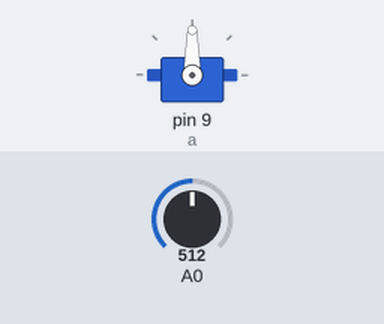
Recording of a sketch running on a simulated Arduino Uno, built with avr-gcc and run on an emulated ATmega328P. Shown: servo. The inputs (shaded band) are chosen by the test bench; at power-on: A0 = 512.

Above: at 1.2 s.
1.3 s: A0 set to 716
At 2.1 s:
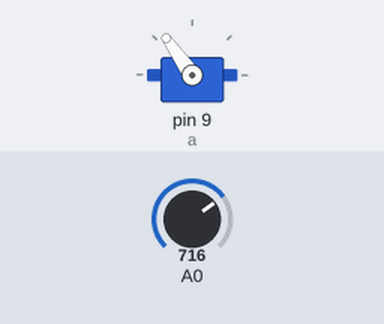
2.8 s: A0 set to 900
At 3.1 s:
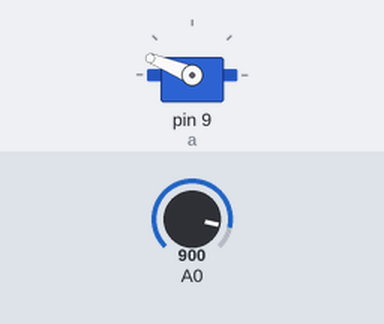
4.3 s: A0 set to 1023
At 5.4 s:
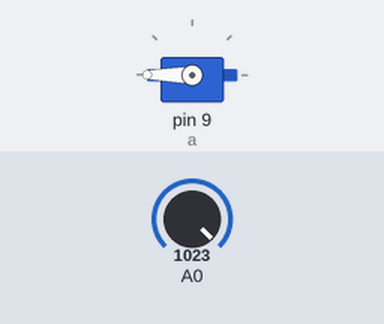
5.8 s: A0 set to 306
At 6.4 s:
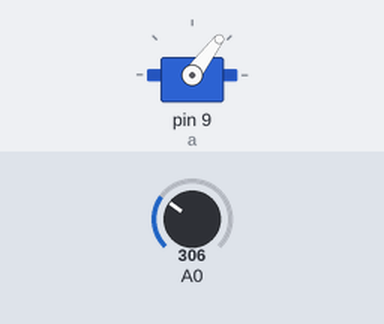
7.3 s: A0 set to 122
At 8.6 s:
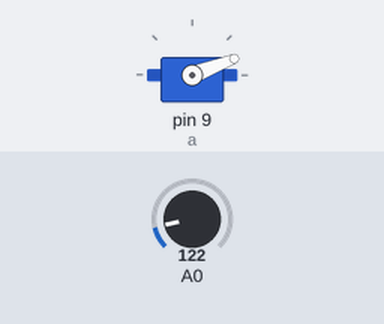
Timing chart, 0 to 9.8 s (numbered marks = the images above; inputs shaded):
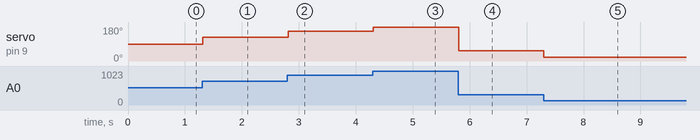

The sketch:

day12.ino
```cpp
#include <Servo.h>
Servo a;
int p=0;
float ang=0;

void setup()
{
  pinMode(A0,INPUT);
  a.attach(9);
}
void loop()
{
  p=analogRead(A0);
    ang=map(p,0,1023,0,180);
    a.write(ang);
    delay(20);
}
```

Measured:
- after the input at 1.3 s, servo on pin 9 (a): 90° → 125° at once
- after the input at 2.8 s, servo on pin 9 (a): 125° → 158° at once
- after the input at 4.3 s, servo on pin 9 (a): 158° → 180° at once
- after the input at 5.8 s, servo on pin 9 (a): 180° → 53° at once
- after the input at 7.3 s, servo on pin 9 (a): 53° → 21° at once
